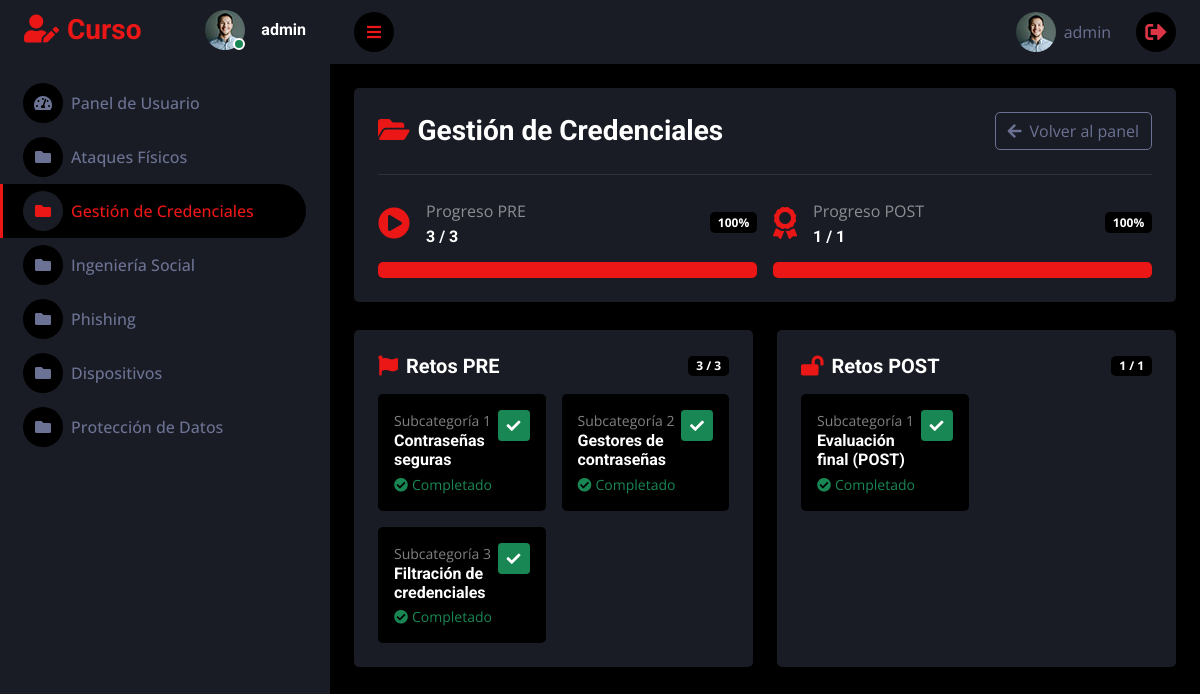
Page /category/credential_management (signed in) on the committed database.
### tables this page shows
CREATE TABLE users (
            id TEXT PRIMARY KEY,
            name TEXT NOT NULL,
            email TEXT NOT NULL UNIQUE,
            password TEXT NOT NULL,
            age INTEGER NOT NULL,
            gender TEXT NOT NULL,
            studies TEXT NOT NULL
        );

CREATE TABLE categories (
            id INTEGER PRIMARY KEY AUTOINCREMENT,
            category_code TEXT NOT NULL UNIQUE,
            title TEXT NOT NULL
        );

CREATE TABLE category_challenges (
            category_code TEXT NOT NULL,
            challenge_id INTEGER NOT NULL,
            phase TEXT NOT NULL CHECK(phase IN ('pre','post')),
            order_index INTEGER NOT NULL DEFAULT 0,
            PRIMARY KEY (category_code, challenge_id),
            FOREIGN KEY (category_code) REFERENCES categories(category_code),
            FOREIGN KEY (challenge_id) REFERENCES challenges(id)
        );

CREATE TABLE challenges (
            id INTEGER PRIMARY KEY AUTOINCREMENT,
            title TEXT NOT NULL UNIQUE,
            is_training INTEGER NOT NULL DEFAULT 1,
            points INTEGER NOT NULL DEFAULT 0,
            question TEXT,
            correct_answer TEXT,
            option1 TEXT,
            option2 TEXT,
            option3 TEXT,
            option4 TEXT,
            is_practical INTEGER NOT NULL DEFAULT 0,
            content TEXT
        );

### app.py (the view)
@app.route("/category/<category_code>")
@login_required
def category_page(category_code):
    category = get_category_by_code(category_code)
    if not category:
        abort(404)
    pre_challenges = get_category_challenges(category_code, "pre")
    post_challenges = get_category_challenges(category_code, "post")
    completed_map = {}
    for ch in pre_challenges + post_challenges:
        completed_map[ch["id"]] = is_challenge_completed(current_user.id, ch["id"])
    pre_total = len(pre_challenges)
    post_total = len(post_challenges)
    pre_done = sum(1 for ch in pre_challenges if completed_map.get(ch["id"]))
    post_done = sum(1 for ch in post_challenges if completed_map.get(ch["id"]))
    pre_pct = round((pre_done / pre_total) * 100) if pre_total else 0
    post_pct = round((post_done / post_total) * 100) if post_total else 0
    all_pre_done = True
    if pre_challenges:
        all_pre_done = all(completed_map.get(ch["id"], False) for ch in pre_challenges)
    return render_template(
        "category.html",
        category=category,
        pre_challenges=pre_challenges,
        post_challenges=post_challenges,
        completed_map=completed_map,
        all_pre_done=all_pre_done,
        pre_total=pre_total,
        post_total=post_total,
        pre_done=pre_done,
        post_done=post_done,
        pre_pct=pre_pct,
        post_pct=post_pct
    )

### templates/category.html (shortened to what this page needs)
<!DOCTYPE html>
<html lang="en">
<head>
    <link href="https://cdnjs.cloudflare.com/ajax/libs/font-awesome/5.10.0/css/all.min.css" rel="stylesheet">
    <link href="https://cdn.jsdelivr.net/npm/bootstrap-icons@1.4.1/font/bootstrap-icons.css" rel="stylesheet">
    <link href="{{ url_for('static', filename='lib/owlcarousel/assets/owl.carousel.min.css') }}" rel="stylesheet">
    <link href="{{ url_for('static', filename='lib/tempusdominus/css/tempusdominus-bootstrap-4.min.css') }}" rel="stylesheet">
    <link href="{{ url_for('static', filename='css/bootstrap.min.css') }}" rel="stylesheet">
    <link href="{{ url_for('static', filename='css/style.css') }}" rel="stylesheet">
</head>
<body>
<div class="container-fluid position-relative d-flex p-0">
    <div class="sidebar pe-4 pb-3">
        <nav class="navbar bg-secondary navbar-dark">
            <a href="{{ url_for('panel') }}" class="navbar-brand mx-4 mb-3">
                <h3 class="text-primary"><i class="fa fa-user-edit me-2"></i>Curso</h3>
            </a>
            <div class="d-flex align-items-center ms-4 mb-4">
                <div class="position-relative">
                    <img class="rounded-circle"
                         src="{{ url_for('static', filename='img/user.jpg') }}"
                         alt=""
                         style="width: 40px; height: 40px;">
                    <div class="bg-success rounded-circle border border-2 border-white position-absolute end-0 bottom-0 p-1"></div>
                </div>
                <div class="ms-3">
                    <h6 class="mb-0">{{ user.id }}</h6>
                </div>
            </div>
            <div class="navbar-nav w-100">
                <a href="{{ url_for('panel') }}" class="nav-item nav-link">
                    <i class="fa fa-tachometer-alt me-2"></i>Panel de Usuario
                </a>
                {% for c in categories %}
                <a href="{{ url_for('category_page', category_code=c.category_code) }}"
                   class="nav-item nav-link {% if c.category_code == category.category_code %}active{% endif %}">
                    <i class="fa fa-folder me-2"></i>{{ c.title }}
                </a>
                {% endfor %}
            </div>
        </nav>
    </div>
    <div class="content">
        <nav class="navbar navbar-expand bg-secondary navbar-dark sticky-top px-4 py-0">
            <a href="#" class="sidebar-toggler flex-shrink-0">
                <i class="fa fa-bars"></i>
            </a>
            <div class="navbar-nav align-items-center ms-auto">
                <span class="nav-link d-flex align-items-center">
                    <img class="rounded-circle me-lg-2"
                         src="{{ url_for('static', filename='img/user.jpg') }}"
                         alt=""
                         style="width: 40px; height: 40px;">
                    <span class="d-none d-lg-inline-flex">{{ user.name }}</span>
                </span>
                <a href="{{ url_for('logout') }}" class="nav-link text-danger">
                    <i class="fa fa-sign-out-alt fa-lg"></i>
                </a>
            </div>
        </nav>
        <div class="container-fluid pt-4 px-4">
            <div class="row g-4">
                <div class="col-12">
                    <div class="bg-secondary rounded p-4">
                        <div class="d-flex flex-column flex-md-row justify-content-between align-items-md-center">
                            <h3 class="mb-0">
                                <i class="fa fa-folder-open text-primary me-2"></i>{{ category.title }}
                            </h3>
                            <a href="{{ url_for('panel') }}" class="btn btn-outline-light mt-3 mt-md-0">
                                <i class="fa fa-arrow-left me-2"></i>Volver al panel
                            </a>
                        </div>
                        <hr class="my-4">
                        <div class="row g-3">
                            <div class="col-md-6">
                                <div class="d-flex align-items-center justify-content-between">
                                    <div class="d-flex align-items-center">
                                        <i class="fa fa-play-circle fa-2x text-primary me-3"></i>
                                        <div>
                                            <p class="mb-1 text-white-50">Progreso PRE</p>
                                            <h6 class="mb-0">{{ pre_done }} / {{ pre_total }}</h6>
                                        </div>
                                    </div>
                                    <span class="badge bg-dark">{{ pre_pct }}%</span>
                                </div>
                                <div class="progress bg-dark mt-3">
                                    <div class="progress-bar" role="progressbar"
                                         style="width: {{ pre_pct }}%;"
                                         aria-valuenow="{{ pre_pct }}" aria-valuemin="0" aria-valuemax="100"></div>
                                </div>
                            </div>
                            <div class="col-md-6">
                                <div class="d-flex align-items-center justify-content-between">
                                    <div class="d-flex align-items-center">
                                        <i class="fa fa-award fa-2x text-primary me-3"></i>
                                        <div>
                                            <p class="mb-1 text-white-50">Progreso POST</p>
                                            <h6 class="mb-0">{{ post_done }} / {{ post_total }}</h6>
                                        </div>
                                    </div>
                                    <span class="badge bg-dark">{{ post_pct }}%</span>
                                </div>
                                <div class="progress bg-dark mt-3">
                                    <div class="progress-bar" role="progressbar"
                                         style="width: {{ post_pct }}%;"
                                         aria-valuenow="{{ post_pct }}" aria-valuemin="0" aria-valuemax="100"></div>
                                </div>
                            </div>
                        </div>
                    </div>
                </div>
            </div>
            {% macro challenge_card(ch, idx, locked=False) %}
                {% set done = completed_map.get(ch.id) %}
                {% if locked %}
                    <div class="bg-dark rounded p-3 h-100">
                        <div class="text-white-50 small">Subcategoría {{ idx }}</div>
                        <h6 class="mb-1 text-white">{{ ch.title }}</h6>
                        <div class="small text-warning"><i class="fa fa-lock me-1"></i>Bloqueado</div>
                    </div>
                {% else %}
                    {% if ch.is_practical %}
                        {% set target = url_for('challenge_page', challenge_id=ch.id) %}
                    {% else %}
                        {% set target = url_for('quiz_page', challenge_id=ch.id, category_code=category.category_code) %}
                    {% endif %}
                    <a href="{{ target }}"
                    class="bg-dark rounded p-3 d-block h-100 text-decoration-none">
                        <div class="d-flex justify-content-between align-items-start">
                            <div>
                                <div class="text-white-50 small">Subcategoría {{ idx }}</div>
                                <h6 class="mb-1 text-white">{{ ch.title }}</h6>
                                <div class="small {% if done %}text-success{% else %}text-white-50{% endif %}">
                                    {% if done %}
                                        <i class="fa fa-check-circle me-1"></i>Completado
                                    {% else %}
                                        <i class="fa fa-hourglass-half me-1"></i>Pendiente
                                    {% endif %}
                                </div>
                            </div>
                            <span class="btn btn-sm {% if done %}btn-success{% else %}btn-outline-light{% endif %}">
                                <i class="fa {% if done %}fa-check{% else %}fa-chevron-right{% endif %}"></i>
                            </span>
                        </div>
                    </a>
                {% endif %}
            {% endmacro %}
            <div class="row g-4 mt-1">
                <div class="col-12 col-xl-6">
                    <div class="bg-secondary rounded h-100 p-4">
                        <div class="d-flex align-items-center justify-content-between mb-3">
                            <h5 class="mb-0"><i class="fa fa-flag text-primary me-2"></i>Retos PRE</h5>
                            <span class="badge bg-dark">{{ pre_done }} / {{ pre_total }}</span>
                        </div>
                        {% if pre_total == 0 %}
                            <div class="alert alert-info mb-0">
                                <i class="fa fa-info-circle me-2"></i>No hay retos PRE todavía.
                            </div>
                        {% else %}
                            <div class="row g-3">
                                {% for ch in pre_challenges %}
                                    <div class="col-12 col-md-6">
                                        {{ challenge_card(ch, loop.index) }}
                                    </div>
                                {% endfor %}
                            </div>
                        {% endif %}
                    </div>
                </div>
                <div class="col-12 col-xl-6">
                    <div class="bg-secondary rounded h-100 p-4">
                        <div class="d-flex align-items-center justify-content-between mb-3">
                            <h5 class="mb-0"><i class="fa fa-lock-open text-primary me-2"></i>Retos POST</h5>
                            <span class="badge bg-dark">{{ post_done }} / {{ post_total }}</span>
                        </div>
                        {% if post_total == 0 %}
                            <div class="alert alert-info mb-0">
                                <i class="fa fa-info-circle me-2"></i>No hay retos POST todavía.
                            </div>
                        {% else %}
                            <div class="row g-3">
                                {% for ch in post_challenges %}
                                    <div class="col-12 col-md-6">
                                        {{ challenge_card(ch, loop.index, locked=not all_pre_done) }}
                                    </div>
                                {% endfor %}
                            </div>
                        {% endif %}
                    </div>
                </div>
            </div>
        </div>
    </div>
</div>
</body>
</html>

### rows in the picture
users: id "admin", name "admin"
categories: title "Ataques Físicos"
categories: title "Gestión de Credenciales"
categories: title "Ingeniería Social"
categories: title "Phishing"
categories: title "Dispositivos"
categories: title "Protección de Datos"
category_challenges: order_index "1", title "Contraseñas seguras"
category_challenges: order_index "2", title "Gestores de contraseñas"
category_challenges: order_index "3", title "Filtración de credenciales"
category_challenges: order_index "1", title "Evaluación final (POST)"

### other values in the picture
{{ pre_done }} "3"
{{ pre_total }} "3"
{{ pre_pct }} "100"
{{ post_done }} "1"
{{ post_total }} "1"
{{ post_pct }} "100"
